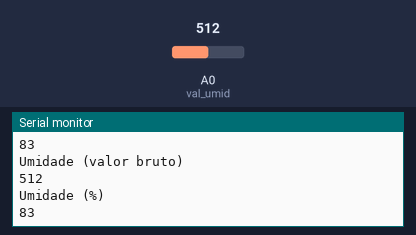
Simulated run of this sketch. Board: Arduino Uno, built with avr-gcc and run on an emulated ATmega328P. On the bench: the last lines printed to the serial monitor. The test bench sets the inputs (shaded band); at power-on: A0 (val_umid) = 512.

Above: at 2.8 s.
2.9 s: A0 (val_umid) set to 716
At 4.8 s:
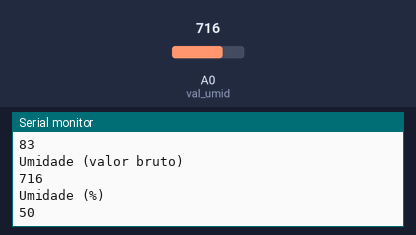
5.6 s: A0 (val_umid) set to 900
At 7.5 s:
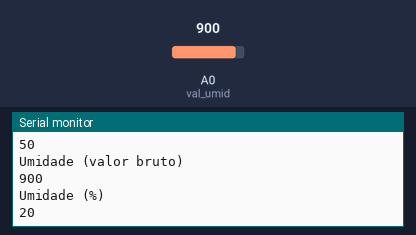
Timing chart, 0 to 9.0 s (numbered marks = the images above; inputs shaded):
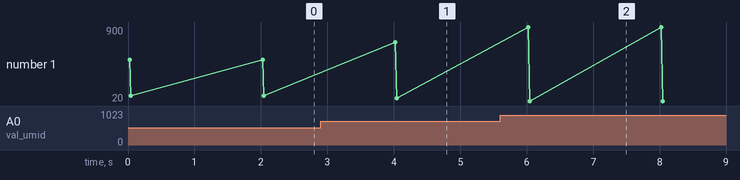

The sketch:

esquema1_automatizada.ino
```cpp
/*sketch simples, mostrando apenas o output com resultados da umidade
Bom notar as infos de "umidade" (%) e "umidade_volt" (valor bruto)
*/

const int val_umid = 0; // Analog pin 0

void setup() {
    Serial.begin(9600);
}

void loop() {
  int umidade_volt = analogRead(val_umid);
  int umidade = umidade_volt;
  umidade = constrain(umidade_volt,400,1023);
  umidade = map(umidade,400,1023,100,0);

  Serial.println("Umidade (valor bruto)");
  Serial.println(umidade_volt);
  Serial.println("Umidade (%)");
  Serial.println(umidade);
  delay(2000);

}
```

Measured:
- after the input at 2.9 s, the serial monitor: prints a new line after 1.1 s (image 1)
- after the input at 5.6 s, the serial monitor: prints a new line after 0.43 s (image 2)
- plotted number 1: 83 → 50 after the input at 2.9 s, 50 → 20 after the input at 5.6 s
